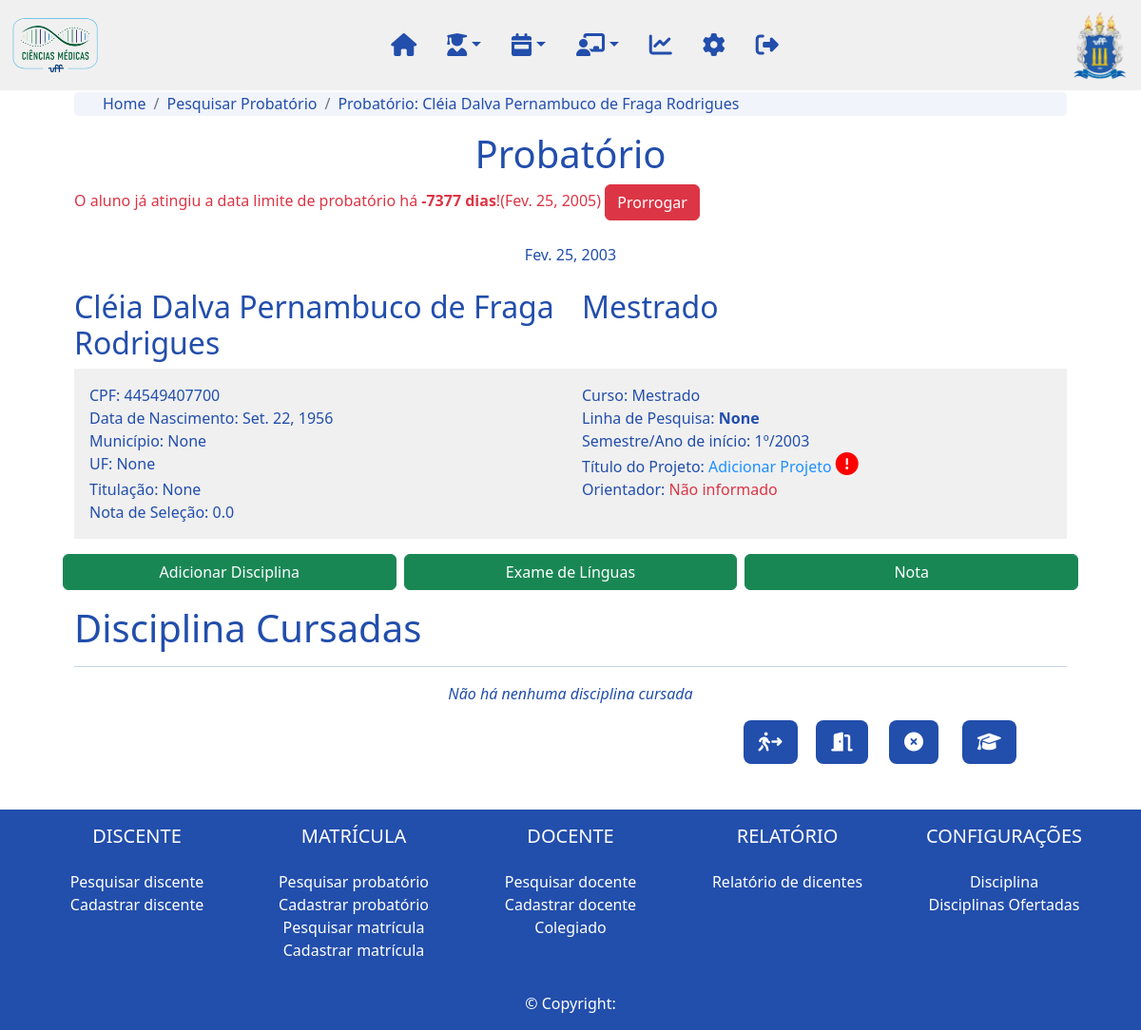
The app's page /matricula/probatorio/2/ with its own data.
### matricula/models.py (models this page shows, shortened)
class Probatorio(models.Model):
    data_inscricao = models.DateField(verbose_name='Data da inscrição:')
    nota = models.OneToOneField(Nota, on_delete=models.DO_NOTHING, related_name='probatorio_nota', null=True, verbose_name='Nota:')
    aluno = models.OneToOneField(Aluno, on_delete=models.CASCADE, related_name='probatorio_aluno', verbose_name='Aluno:')
    grau = models.ForeignKey(Grau, on_delete=models.CASCADE, related_name='probatorio_grau', verbose_name='Grau de Aplicação:')
    nota_selecao = models.FloatField(validators=[MaxValueValidator(100),MinValueValidator(0)])
    data_limite = models.DateField()
    probatorio = models.BooleanField(default=True)
    linha_pesquisa = models.ForeignKey(LinhaPesquisa, on_delete=models.DO_NOTHING, null=True, blank=True)
    slug = models.SlugField(max_length=250, unique_for_date='dt_cadastro')
    updated = models.DateTimeField(auto_now=True)
    dt_cadastro = models.DateTimeField(auto_now=True)
    cadastrado_por = models.ForeignKey(User, on_delete=models.DO_NOTHING, related_name='probatorio_cadastrado_por')

### aluno/models.py (models this page shows, shortened)
class Aluno(models.Model):
    nome = models.CharField(max_length=200, verbose_name="Nome:")
    cpf = models.CharField(max_length=14, verbose_name='CPF:', blank=True)
    nome_pai = models.CharField(max_length=200, null=True, blank=True, verbose_name='Nome do pai:')
    nome_mae = models.CharField(max_length=200, null=True, blank=True, verbose_name="Nome da mãe:")
    naturalidade = models.ForeignKey(UnidadeFederativa, on_delete=models.CASCADE, null=True, blank=True, verbose_name="Naturalidade:")
    nacionalidade = models.CharField(max_length=100, null=True, blank=True, verbose_name="Nacionalidade:")
    dt_nascimento = models.DateField()
    estado_civil = models.ForeignKey(EstadoCivil, on_delete=models.CASCADE, null=True, blank=True, verbose_name="Estado civil:")
    identidade = models.CharField(max_length=12, verbose_name="Identidade:")
    identidade_uf = models.CharField(max_length=2, verbose_name="UF:")
    identidade_orgao = models.CharField(max_length=100, verbose_name="Orgão expedidor:")
    sexo = models.ForeignKey(Sexo, on_delete=models.CASCADE, null=True, blank=True, verbose_name="Sexo:")
    email = models.EmailField(null=True, blank=True, verbose_name="Email:")
    etnia = models.ForeignKey(Etnia, on_delete=models.CASCADE, blank=True, null=True, verbose_name="Raça/Etnia:")
    portador_deficiencia = models.BooleanField()
    portador_deficiencia_qual = models.CharField(max_length=200, verbose_name="Qual deficiência:*", blank=True, null=True)
    foto = models.ImageField(null=True, blank=True, upload_to='img')
    status = models.OneToOneField(Status, on_delete=models.CASCADE, related_name='aluno_status')
    endereco = models.OneToOneField(Endereco, on_delete=models.CASCADE, related_name='aluno_endereco', null=True)
    graduacao = models.OneToOneField(Graduacao, on_delete=models.CASCADE, related_name='aluno_graduacao', null=True)
    ensino_medio = models.OneToOneField(EnsinoMedio, on_delete=models.CASCADE, related_name='aluno_ensino_medio', null=True)
    titulacao = models.OneToOneField(Titulacao, on_delete=models.CASCADE, related_name='aluno_titulacao', null=True)
    trabalho = models.OneToOneField(Trabalho, on_delete=models.CASCADE, related_name='aluno_trabalho', null=True)
    residencia = models.OneToOneField(Residencia, on_delete=models.CASCADE, related_name='aluno_residencia', null=True)
    slug = models.SlugField(max_length=250, unique_for_date='dt_cadastro')
    updated = models.DateTimeField(auto_now=True)
    dt_cadastro = models.DateTimeField(auto_now=True)
    cadastrado_por = models.ForeignKey(User, on_delete=models.CASCADE, related_name='aluno_cadastrado_por')
    def __str__(self):
            return str(self.nome)

class Endereco(models.Model):
    cep = models.CharField(max_length=9, null=True, blank=True, verbose_name="CEP:")
    endereco = models.CharField(max_length=200, null=True, blank=True, verbose_name="Endereço:")
    numero = models.CharField(max_length=200, null=True, blank=True, verbose_name="Número:")
    complemento = models.CharField(max_length=200, null=True, blank=True, verbose_name="Complemento:")
    bairro = models.CharField(max_length=200, null=True, blank=True, verbose_name="Bairro:")
    municipio = models.CharField(max_length=200, null=True, blank=True, verbose_name="Município:")
    uf = models.CharField(max_length=2, null=True, blank=True, verbose_name="UF:")
    pais = models.CharField(max_length=200, null=True, blank=True, verbose_name="País:")
    telefone1 = models.CharField(max_length=15, null=True, blank=True, verbose_name="Telefone:")
    telefone2 = models.CharField(max_length=15, null=True, blank=True, verbose_name="Telefone 2:")

class Titulacao(models.Model):
    titulacao = models.CharField(max_length=200, null=True, blank=True, verbose_name="Titulação:")
    titulacao_area = models.CharField(max_length=200, null=True, blank=True, verbose_name="Área:")
    titulacao_ano = models.IntegerField(null=True, blank=True, verbose_name="Ano:")
    data_qualificacao = models.DateField(null=True, blank=True, verbose_name="Data da Qualificação:")
    uf = models.CharField(max_length=2, null=True, blank=True, verbose_name="UF:")
    instituicao_titulacao = models.CharField(max_length=200, null=True, blank=True, verbose_name="Instituição:")
    obs_geral = models.TextField(null=True, blank=True, verbose_name="Observações Gerais")

### config/models.py (models this page shows)
class Grau(models.Model):
    grau = models.CharField(max_length=200)
    cor = RGBColorField(default='#000000')
    def __str__(self):
            return str(self.grau)

### matricula/views.py (the view, shortened to what this page needs)
# urls.py: path('probatorio/<int:probatorio>/', detalhe_probatorio, name='detalhe_probatorio'),
def detalhe_probatorio(request, probatorio):
    probatorio = Probatorio.objects.get(id=probatorio)
    inscricoes = Inscricao.objects.filter(probatorio=probatorio.slug)
    form_exame = ExameLinguasForm()
    form_nota = NotaForm()
    form_edita_nota = NotaForm(instance=probatorio.nota)
    data_limite = datetime(year=probatorio.data_limite.year,
                           month=probatorio.data_limite.month,
                           day=probatorio.data_limite.day)
    print(f'Data limite: {probatorio.data_limite}')
    data_final_remanescente = data_limite - datetime.now()
    print(data_final_remanescente)
    try:
        trabalho_final = TrabalhoFinal.objects.get(probatorio=probatorio)
    except TrabalhoFinal.DoesNotExist:
        trabalho_final = None
    return render(request, 'detalhe_probatorio.html', {'probatorio':probatorio, 'inscricoes':inscricoes, 'trabalho_final':trabalho_final, 'form_exame': form_exame, 'form_nota': form_nota, 'form_edita_nota': form_edita_nota, 'data_final_remanescente': data_final_remanescente.days})

### aluno/models.py (called while the page is built)
    def __str__(self):
        return self.status.status_options

### config/models.py (called while the page is built)
      def __str__(self):
            return str(self.lingua)

### matricula/templates/detalhe_probatorio.html (shortened to what this page needs)
{% extends "base.html" %}
{% load static %}
{% load crispy_forms_tags %}
{% block content %}
    {% include 'navbar.html' %}
    <div class="body container px-5">
        <nav aria-label="breadcrumb">
            <ol class="breadcrumb">
              <li class="breadcrumb-item"><a href="{% url 'home'%}">Home</a></li>
              <li class="breadcrumb-item"><a href="{% url 'matricula:lista_probatorio' %}">Pesquisar Probatório</a></li>
              <li class="breadcrumb-item active" aria-current="page"><a href="{% url 'matricula:detalhe_probatorio' probatorio.slug %}">Probatório: {{probatorio.aluno}}</a></li>
            </ol>
          </nav>
        <h1 class='text-center'>Probatório</h1>
        {% if probatorio.aluno.status.status.status_options != 'Desistência' %}
            {% if data_final_remanescente <= 0 %}
                <span class="text-danger">O aluno já atingiu a data limite de probatório há <b>{{ data_final_remanescente }} dias</b>!({{probatorio.data_limite}})</span>
                <a href="{% url "matricula:prorroga_probatorio" probatorio.slug %}" class="btn btn-danger">Prorrogar</a>
            {% elif data_final_remanescente > 0  %}
                <span class="text-success">Restam <b>{{ data_final_remanescente }} dias</b> para a data limite do probatório!({{probatorio.data_limite}})</span>
            {% endif %}
        {% endif %}
        <div class='text-center my-4'>
            <span class="d-flex my-2 justify-content-center">{{probatorio.data_inscricao}}</span>
        </div>
        <div class="row">
            <div class="col-md-6">
                <h2>{{probatorio.aluno}}</h2>
            </div>
            <div class="col-md-6">
                <h2>{{probatorio.grau}}</h2>
            </div>
          </div>
    <div class="card mb-3 border-0 rounded-0" style="background-color: #efefefe7 ;">
        <div class="card-body">
            <div class="row">
                <div class="col-6">
                    CPF: {{probatorio.aluno.cpf}}
                </div>
                <div class="col-6">
                    Curso: {{probatorio.grau}}
                </div>
            </div>
            <div class="row">
                <div class="col-6">
                    Data de Nascimento: {{probatorio.aluno.dt_nascimento}}
                </div>
                <div class="col-6 truncate" data-toggle="tooltip" data-placement="right" title="{{probatorio.linha_pesquisa}}">
                    Linha de Pesquisa: <b>{{probatorio.linha_pesquisa}}</b>
                </div>
            </div>
            <div class="row">
                <div class="col-6">
                    Município: {{probatorio.aluno.endereco.municipio}}
                </div>
                <div class="col-6">
                    Semestre/Ano de início: {% if probatorio.data_inscricao.month < 6 %}1º/{{probatorio.data_inscricao.year}}{% else %}2º/{{probatorio.data_inscricao.year}}{% endif %}
                </div>
            </div>
            <div class="row">
                <div class="col-6">
                    UF: {{probatorio.aluno.endereco.uf}}
                </div>
                {% if probatorio.aluno.status.status.status_options != 'Desistência' %}
                <div class="col-6 truncate" {% if trabalho_final is not None %} data-toggle="tooltip" data-placement="right" title="{{trabalho_final}}" {% endif %}>
                    Título do Projeto: {% if trabalho_final == None %}<a href="{% url 'matricula:cadastra_trabalho_probatorio' probatorio.slug %}" style="color:dodgerblue;">Adicionar Projeto  <i class='fas fa-exclamation-circle' style='font-size:24px;color:red'></i></a>{% else %}<a class='link-projeto' href="{% url 'matricula:detalhe_trabalho_final_probatorio' probatorio.slug %}"><b>{{ trabalho_final }}</b><a>{% endif %}
                </div>
                {% endif %}
            </div>
            <div class="row">
                <div class="col-6">
                    Titulação: {{probatorio.aluno.titulacao.titulacao}}
                </div>
                <div class="col-6">
                    Orientador: {% if trabalho_final == None %}<span class="text-danger">Não informado</span>{% else %}<b>{{ trabalho_final.orientador }}</b>{% endif %}
                </div>
            </div>
            <div class="row">
                <div class="col-6">
                    Nota de Seleção: {{probatorio.nota_selecao}}
                </div>
                <div class="col-6">
                </div>
            </div>
        </div>
      </div>
      {% if probatorio.aluno.status.status.status_options != 'Desistência' %}
      <div class="row my-3 gap-2">
        <a class="btn btn-success col" href="{% url 'matricula:cadastra_inscricao_probatorio' probatorio.slug %}">Adicionar Disciplina</a>
        <a class="btn btn-success col" data-toggle="modal" data-target="#id_nota_exame">Exame de Línguas</a>
        {% if not probatorio.nota %}
        <a class="btn btn-success col" data-toggle="modal" data-target="#id_nota_probatorio">Nota</a>
        {% endif %}
        </div>
        {% endif %}
    <div class="secao-disciplina">
        <h1>Disciplina Cursadas</h1>
        <hr>
        {% if not inscricoes %}
            <p class="text-center"><i>Não há nenhuma disciplina cursada</i></p>
        {% endif %}
    </div>
    {% if probatorio.aluno.status.status.status_options != 'Desistência' %}
    <div class= 'd-flex my-2 justify-content-end'>
        <div class="row gap-3">
            <div class="col-2 d-flex">
                <a class="btn btn-primary btn-lg"
                type="submit"
                onclick="location.href='{% url 'matricula:edita_desistencia' probatorio.id %}'"
                data-toggle="tooltip"
                data-placement="right"
                title="Aluno desistiu do curso">
                    <i class="fa-solid fa-person-walking-arrow-right"></i>
                </a>
            </div>
            <div class="col-2 d-flex">
                <a class="btn btn-primary btn-lg"
                type="submit"
                onclick="location.href='{% url 'matricula:cadastra_matricula' %}'"
                data-toggle="tooltip"
                data-placement="right"
                title="Aluno abandonou o curso">
                    <i class="fa-solid fa-door-open"></i>
                </a>
            </div>
            <div class="col-2 d-flex">
                <a class="btn btn-primary btn-lg"
                    type="submit"
                    onclick="location.href='{% url 'matricula:cadastra_matricula' %}'"
                    data-toggle="tooltip"
                    data-placement="right"
                    title="Aluno requisitou cancelamento de estágio probatório">
                    <i class="fa-solid fa-circle-xmark"></i>
                </a>
            </div>
            {% if probatorio.matricula_probatorio.first is None %}
            <div class="col-2 d-flex">
                <a class="btn btn-primary btn-lg"
                    type="submit"
                    onclick="location.href='{% url 'matricula:cadastra_matricula_com_probatorio' probatorio=probatorio.id %}'"
                    data-toggle="tooltip"
                    data-placement="right"
                    title="Abrir Matrícula">
                    <i class="fa-solid fa-graduation-cap"></i>
                </a>
            </div>
            {% endif %}
        </div>
    </div>
    {% endif %}
</div>
{% include 'footer.html' %}
{% endblock %}

### static/css/styles.css (style rules this page uses)
html { height:100% }
body { height: 100%; }
.body { position:relative; padding-top: 80pt; color: #224EAC; min-height: 80%; }
a { text-decoration: none; }
.btn-primary { background-color: #224EAC !important; border-style: none !important; }
.breadcrumb { margin-top: -10px; border-radius: 5px; background-color: #224EAC10; height: 25px; padding: 0px 30px; }
.breadcrumb a { color: #224EAC; }
.breadcrumb-item.active { font-weight: 500; }
.truncate { white-space: nowrap; text-overflow: ellipsis; overflow-x: hidden; }

### records on screen
Probatorio: aluno "Cléia Dalva Pernambuco de Fraga Rodrigues", data_limite "Fev. 25, 2005", data_inscricao "Fev. 25, 2003", grau "Mestrado", aluno.cpf "44549407700", aluno.dt_nascimento "Set. 22, 1956", linha_pesquisa "None", aluno.endereco.municipio "None", data_inscricao.year "2003", aluno.endereco.uf "None", aluno.titulacao.titulacao "None", nota_selecao "0.0"

### other values on screen
{{ data_final_remanescente }} "-7377"
